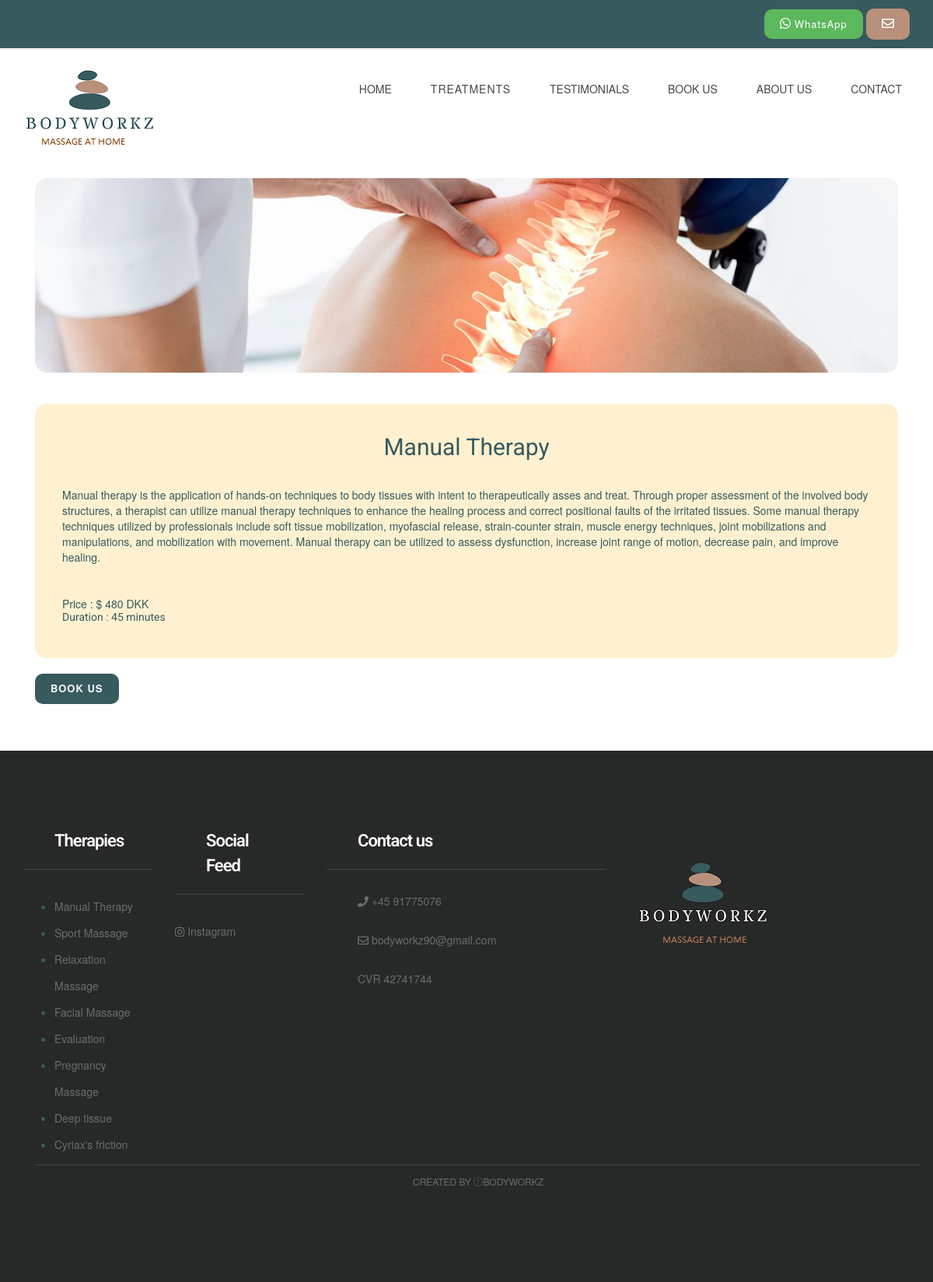
Before: /article/2/ with the older database file.
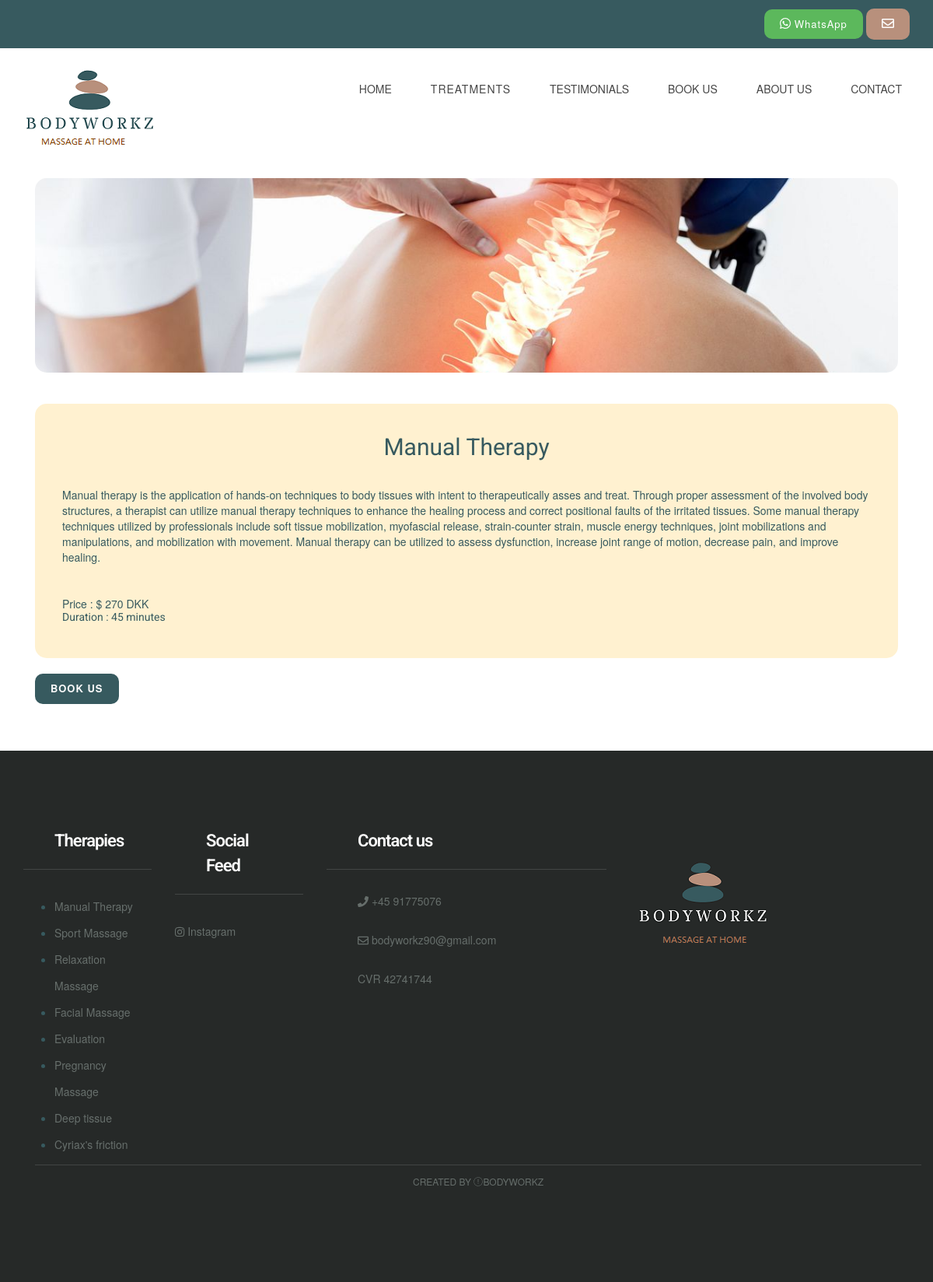
After: the same page with the newer database file.
### MainApp/models.py (models this page shows, shortened)
class Therapy(models.Model):
    name = models.CharField(max_length=255 , verbose_name = "Nombre")
    image = models.ImageField(verbose_name="Foto", blank=True, null=True, upload_to="Images")
    short_description = models.CharField(max_length=150, verbose_name="Descripcion corta", blank=True, null=True,default="Massage")
    description = models.TextField()
    therapist = models.ManyToManyField(Therapist, verbose_name= "Terapeuta")
    duration = models.CharField(max_length=200, verbose_name = "Duracion", default="--")
    price = models.IntegerField(verbose_name="Precio",blank=True, null=True)
    class Meta:
            verbose_name="Terapia"
            verbose_name_plural="Terapias"

### MainApp/views.py (the view)
# urls.py: path('article/<int:therapy_id>/', views.article, name = "article"),
def article(request, therapy_id):
    articles = get_object_or_404(Therapy, pk = therapy_id)
    therapy = Therapy.objects.all()
    return render (request,'article.html',{'articles' : articles, 'therapy':therapy})

### MainApp/templates/article.html (shortened to what this page needs)
{% extends "base.html" %} {% block content %} {% load static %}
<div class="mb60">
    <div class="container" align-items="center" justify-content: "center">
        <div class="float-container ">
            <div class="float-child ">
                <div class="col-lg-12 col-md-12 col-sm-6 col-xs-12 ">
                    <div class="service-block ">
                        <div class="top-image-container mb20">
                            <img src="{{articles.image.url}} " alt=" " class="top-image">
                        </div>
                        <br>
                        <div class="service-content bg-default-article">
                            <h1 class="title-centered">{{articles.name}}
                            </h1><br>
                            <p>{{articles.description}}</p>
                            <br>
                            {% if articles.price %}
                                <HTML5>Price : $ {{articles.price}} DKK</h5>
                                {% endif %} {% if articles.duration %}
                                <h5>Duration : {{articles.duration}} minutes</h5>
                                {% endif %}
                        </div>
                    </div>
                    <br>
                    <a href="{% url 'appointment' %} "><button type="button " class="btn btn-secondary btn-primary "> Book us</button></a>
                </div>
                <br>
            </div>
        </div>
    </div>
</div>{% endblock %}

### MainApp/templates/base.html (shortened to what this page needs)
<!DOCTYPE html> {% load static %}
<html lang="en">
<head>
    <link href="{% static 'ap1/css/bootstrap.min.css' %}" rel="stylesheet">
    <link href="{% static 'ap1/css/font-awesome.min.css' %}" rel="stylesheet">
    <link href="{% static 'ap1/css/style.css' %}" rel="stylesheet">
</head>
<div class="header-top">
    <div class="container">
        <div class="row">
            <div class="col-lg-12 col-md-8 col-sm-8  col-xs-12">
                <div class="top-text">
                    <span class="text-block call-block">
                        <a href="https://wa.me/+4591775076 " title="click to open whatsapp chat ">
                            <button class="btn btn-success whatsapp-button">
                                <i class="fab fa-whatsapp" style="font-size: 16" aria-hidden="true "></i>
                                <span class="call-no" style="font-weight: 400; text-transform: capitalize">WhatsApp</span>
                    </button>
                    </a>
                    </span><a href="{% url 'contacto' %}" title="Contact Us"><button class="btn text-block mail-block hidden-xs hidden-sm">
                        <i class="fa fa-envelope-o" style="font-size: 16" aria-hidden="true "></i>
                    </button></a>
                </div>
            </div>
        </div>
    </div>
</div>
<div class="header">
    <div class="container">
        <div class="row">
            <div class="col-lg-4     col-md-4 col-sm-12 col-xs-12">
                <a href="{% url 'index' %}"><img src="{% static 'ap1/images/bodyworkz.png' %}" alt=""></a>
            </div>
            </ <div class="col-lg-6 col-md-4 col-sm-12 col-xs-12">
            <div class="navigation">
                <div id="navigation">
                    <ul>
                        <li class="active"><a href="{% url 'index' %}" title="Home">HOME</a></li>
                        <li class="active">
                            <a class="btn btn-secondary dropdown-toggle" href="#" role="button" id="dropdownMenuLink" data-toggle="dropdown" aria-haspopup="true" aria-expanded="false">
                                      Treatments
                                    </a>
                        </li>
                        <li><a href="{% url 'reviews' %}" title="Styleguide">TESTIMONIALS</a> </li>
                        <li>
                            <a href="{% url 'appointment' %}" title="Styleguide">BOOK US</a>
                        </li><li>
                            <a href="{% url 'about-us' %}" title="Styleguide">ABOUT US</a>
                        </li>
                        <li><a href="{% url 'contacto' %}" title="Contact Us">CONTACT</a> </li>
                    </ul>
                </div>
            </div>
        </div>
    </div>
</div>
</div>
{%block content %} {% endblock %}
<div class="footer">
    <div class="container">
        <div class="row">
            <div class="col-lg-2 col-md-3 col-sm-2 col-xs-12">
                <div class="footer-widget">
                    <h2 class="widget-title">Therapies</h2>
                    <ul>
                        {% for terapia in therapy %}
                        <li>
                            <a href="{% url 'article' terapia.id %} " class="tag">{{terapia.name}}</a> {% endfor %}
                        </li>
                    </ul>
                </div>
            </div>
            <div class="col-lg-2 col-md-2 col-sm-2 col-xs-12">
                <div class="footer-widget footer-social">
                    <h2 class="widget-title">Social Feed</h2>
                    <ul class="listnone">
                        <li>
                            <a href="http://instagram.com/_bodyworkz.dk"> <i class="fa fa-instagram"></i> Instagram</a>
                        </li>
                    </ul>
                </div>
            </div>
            <div class="col-lg-4 col-md-2 col-sm-2 col-xs-12">
                <div class="footer-widget footer-social">
                    <h2 class="widget-title">Contact us </h2>
                    <ul class="listnone contact">
                        <li><i class="fa fa-phone"></i> +45 91775076</li>
                        <li><i class="fa fa-envelope-o"></i> bodyworkz90@gmail.com</li>
                        <li> CVR 42741744</li>
                    </ul>
                </div>
            </div>
            <div class="col-lg-2 col-md-2 col-sm-6 col-xs-12">
                <div class="footer-widget footer-social">
                    <a href="{% url 'index' %}"><img src="{% static 'ap1/images/FOOTER.png' %}" alt=""></a>
                </div>
            </div>
        </div>
        <div class="tiny-footer">
            <div class="container">
                <div class="row">
                    <div class="col-lg-12 col-md-12 col-sm-12 col-xs-12">
                        <div class="copyright-content">
                            Created by <i class="fa fa-love"></i>Bodyworkz
                        </div>
                    </div>
                </div>
            </div>
        </div>
    </div>
    </body>
</html>

### MainApp/static/ap1/css/style.css (style rules this page uses)
h1, h2, h3, h4, h5, h6 { margin: 0; padding: 0; margin-bottom: 10px; color: #375a5f; font-weight: 400; font-family: 'Roboto', sans-serif; }
h1 { font-size: 30px; line-height: 42px; }
h2 { font-size: 22px; line-height: 32px; padding: 0px 40px 0px 40px; }
h5 { font-size: 14px; }
p { margin: 0 0 20px; }
ul, ol { margin: 0; }
a { color: #375a5f; text-decoration: none; -webkit-transition: all 0.3s; -moz-transition: all 0.3s; transition: all 0.3s; }
.listnone { list-style: none; padding: 0px; }
.btn { display: inline-block; padding: 10px 20px; margin-bottom: 0; font-size: 13px; font-weight: 800; letter-spacing: 1px; line-height: 1.42857143; text-align: center; border: none; text-transform: uppercase; border-radius: 0px; }
.btn-primary { background-color: #375a5f; color: #fafafa; border-radius: 10px; }
.mb20 { margin-bottom: 20px; }
.mb60 { margin-bottom: 60px; }
.bg-default-article { background-color: rgb(255 221 143 / 42%); border-radius: 15px; height: auto; padding: 35px 35px 35px 35px; }
.header { background-color: #fff; z-index: 9999; position: relative; padding-top: 20px; padding-bottom: 20px; }
.header-top { background-color: #375a5f; font-size: 15px; padding-top: 11px; padding-bottom: 11px; line-height: 15px; color: #fff; font-weight: 500; }
.top-text { text-align: right; }
.top-text .text-block { padding-left: 20px; color: #fff; line-height: 18px; }
.mail-block { border-radius: 10px; background-color: #b8907c; height: 40px; border: none; font-weight: 400; text-transform: lowercase; }
.whatsapp-button { border-radius: 10px; }
.navigation { float: right; }
#navigation, #navigation ul, #navigation ul li, #navigation ul li a, #navigation #menu-button { margin: 0; padding: 0; border: 0; list-style: none; line-height: 1; display: block; position: relative; -webkit-box-sizing: border-box; -moz-box-sizing: border-box; box-sizing: border-box; }
#navigation:after, #navigation>ul:after { content: "."; display: block; clear: both; visibility: hidden; line-height: 0; height: 0; }
#navigation { margin-top: 10px; }
#navigation>ul>li { float: left; }
#navigation>ul>li>a { padding: 15px 25px; font-size: 14px; color: #474747; text-decoration: none; font-weight: 500; text-transform: uppercase; border-radius:10px; }
.footer { background-color: #262928; padding-top: 100px; padding-bottom: 100px; }
.footer-widget .widget-title { color: #fff; font-weight: 600; letter-spacing: -1px; border-bottom: 1px solid #424544; padding-bottom: 20px; margin-bottom: 30px; }
.footer-widget li a { color: #676f6c; line-height: 34px; }
.footer .contact li { position: relative; padding-left: 40px; display: block; margin-bottom: 15px; padding: 0 0 15px 40px; color: #666e6b; }
.tiny-footer { background-color: #262928; padding-top: 9px; padding-bottom: 9px; font-size: 12px; color: #56575e; text-align: left; text-transform: uppercase; text-align: center; }
.copyright-content { border-top: 1px solid #424544; padding: 12px; color: #676f6c; }
.title-centered { text-align: center; }
.top-image-container { display: flex; align-items: center; }
.top-image { width: 100%; object-fit: cover; height: 250px; border-radius: 15px; }
.widget-title { margin-bottom: 20px; }

Changed rows visible on the page:
changed Therapy "Manual Therapy": price "480" → "270"
